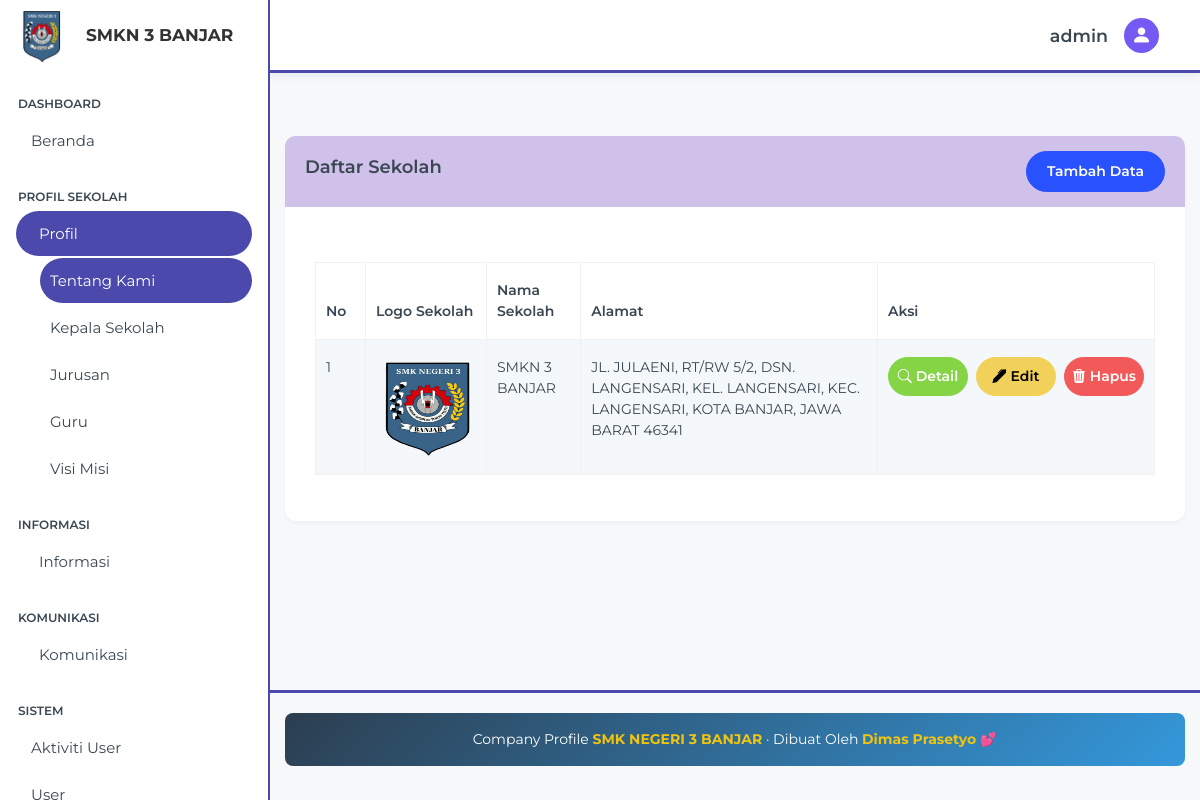
/beckend/pages/about/index.php (signed in), run on the app's committed database.
### tables this page shows
CREATE TABLE `abouts` (
  `id` bigint NOT NULL,
  `school_name` varchar(255) NOT NULL,
  `school_logo` text NOT NULL,
  `school_banner` varchar(200) NOT NULL,
  `school_tagline` varchar(255) NOT NULL,
  `school_description` text NOT NULL,
  `since` date NOT NULL,
  `alamat` varchar(255) NOT NULL
);

### beckend/pages/about/index.php (the view, shortened to what this page needs)
<?php
include '../../app.php';
include '../../partials/header.php';
include '../../partials/sidebar.php';
include '../../partials/navbar.php';
$qAbouts = "SELECT * FROM abouts";
$result = mysqli_query($connect, $qAbouts) or die(mysqli_error($connect));
?>
<div class="content-wrapper">
    <section class="content">
        <div class="container-fluid">
            <div class="row">
                <div class="col-12 mt-5">
                    <div class="card card-purple mt-5">
                        <div class="card-header card-header-with-button">
                            <h3 class="card-title">Daftar Sekolah</h3>
                                <a href="./create.php" class="btn btn-primary">Tambah Data</a>
                        </div>
                        <div class="card-body table-container">
                            <table id="schoolTable" class="table table-bordered table-striped table-hover">
                                <thead>
                                    <tr>
                                        <th width="50">No</th>
                                        <th>Logo Sekolah</th>
                                        <th>Nama Sekolah</th>
                                        <th>Alamat</th>
                                        <th width="200">Aksi</th>
                                    </tr>
                                </thead>
                                <tbody>
                                    <?php
                                    $no = 1;
                                    while ($item = $result->fetch_object()):
                                    ?>
                                        <tr>
                                            <td><?= $no ?></td>
                                            <td>
                                                <img src="../../../storages/about/<?= $item->school_logo ?>"
                                                    alt="gambar" width="100" height="100">
                                            </td>
                                            <td class="text-uppercase"><?= $item->school_name ?></td>
                                            <td class="text-uppercase"><?= $item->alamat ?></td>
                                            <td>
                                                <div class="d-flex gap-2">
                                                    <a href="./detaile.php?id=<?= $item->id ?>" class="btn btn-success">
                                                        <i class="bi bi-search"></i> Detail</a>
                                                    <a href="./edit.php?id=<?= $item->id ?>" class="btn btn-warning btn-xs flex-fill">
                                                        <i class="bi bi-pen-fill"></i> Edit</a>
                                                    <?php if ($_SESSION['role'] === 'admin'): ?>
                                                    <a href="../../action/about/destroy.php?id=<?= $item->id ?>"
                                                        class="btn btn-danger btn-xs"
                                                        onclick="return confirm('Apakah Anda Yakin')">
                                                        <i class="bi bi-trash3-fill"></i> Hapus
                                                    </a>
                                                    <?php endif; ?>
                                                </div>
                                            </td>
                                        </tr>
                                    <?php
                                        $no++;
                                    endwhile;
                                    ?>
                                </tbody>
                            </table>
                        </div>
                    </div>
                </div>
            </div>
        </div>
    </section>
</div>
<?php
include '../../partials/footer.php';
include '../../partials/script.php';
?>

### beckend/partials/header.php (style rules this page uses)
html, body { height: 100%; }
body { display: flex; flex-direction: column; }

### beckend/pages/about/index.php (style rules this page uses)
.card-purple .card-header { background: #cfc1e9ff; color: white; border-radius: 10px 10px 0 0; padding: 15px 20px; }
.content-wrapper { padding-top: 40px; }
.table-container { margin-top: 25px; }
.content-wrapper { min-height: calc(100vh - 150px) !important; padding-bottom: 40px; }
.card-header-with-button { display: flex; justify-content: space-between; align-items: center; padding: 15px 20px; }
.d-flex .btn { flex: 1; min-width: 80px; padding: 8px 0; font-size: 14px; }
.d-flex { gap: 8px; }

### data on the page
abouts: school_logo (picture), school_name "SMKN 3 BANJAR", alamat "JL. JULAENI, RT/RW 5/2, DSN. LANGENSARI, KEL. LANGENSARI, KEC. LANGENSARI, KOTA BANJAR, JAWA BARAT 46341"

### other printed values
$_SESSION['role'] "admin"
